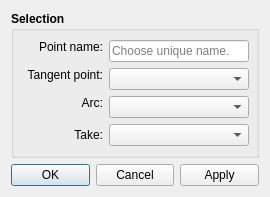
<?xml version="1.0" encoding="UTF-8"?>
<ui version="4.0">
 <class>DialogPointFromArcAndTangent</class>
 <widget class="QDialog" name="DialogPointFromArcAndTangent">
  <property name="geometry">
   <rect>
    <x>0</x>
    <y>0</y>
    <width>270</width>
    <height>187</height>
   </rect>
  </property>
  <property name="minimumSize">
   <size>
    <width>270</width>
    <height>0</height>
   </size>
  </property>
  <property name="windowTitle">
   <string>Point - Intersect Arc and Tangent</string>
  </property>
  <property name="windowIcon">
   <iconset resource="../../../vmisc/share/resources/icon.qrc">
    <normaloff>:/icon/64x64/icon64x64.png</normaloff>:/icon/64x64/icon64x64.png</iconset>
  </property>
  <layout class="QVBoxLayout" name="verticalLayout">
   <item>
    <widget class="QGroupBox" name="selection_GroupBox">
     <property name="font">
      <font>
       <pointsize>9</pointsize>
       <weight>75</weight>
       <bold>true</bold>
      </font>
     </property>
     <property name="title">
      <string>Selection</string>
     </property>
     <layout class="QVBoxLayout" name="verticalLayout_2">
      <item>
       <layout class="QFormLayout" name="formLayout">
        <property name="fieldGrowthPolicy">
         <enum>QFormLayout::ExpandingFieldsGrow</enum>
        </property>
        <item row="0" column="0">
         <widget class="QLabel" name="labelEditNamePoint">
          <property name="sizePolicy">
           <sizepolicy hsizetype="Fixed" vsizetype="Fixed">
            <horstretch>0</horstretch>
            <verstretch>0</verstretch>
           </sizepolicy>
          </property>
          <property name="minimumSize">
           <size>
            <width>80</width>
            <height>0</height>
           </size>
          </property>
          <property name="font">
           <font>
            <pointsize>9</pointsize>
            <weight>50</weight>
            <bold>false</bold>
           </font>
          </property>
          <property name="text">
           <string>Point name:</string>
          </property>
          <property name="alignment">
           <set>Qt::AlignRight|Qt::AlignTrailing|Qt::AlignVCenter</set>
          </property>
         </widget>
        </item>
        <item row="0" column="1">
         <widget class="QLineEdit" name="lineEditNamePoint">
          <property name="sizePolicy">
           <sizepolicy hsizetype="Expanding" vsizetype="Fixed">
            <horstretch>0</horstretch>
            <verstretch>0</verstretch>
           </sizepolicy>
          </property>
          <property name="minimumSize">
           <size>
            <width>140</width>
            <height>0</height>
           </size>
          </property>
          <property name="font">
           <font>
            <pointsize>9</pointsize>
            <weight>50</weight>
            <bold>false</bold>
           </font>
          </property>
          <property name="toolTip">
           <string>Unique name</string>
          </property>
          <property name="placeholderText">
           <string>Choose unique name.</string>
          </property>
         </widget>
        </item>
        <item row="1" column="0">
         <widget class="QLabel" name="labelTangentPoint">
          <property name="sizePolicy">
           <sizepolicy hsizetype="Expanding" vsizetype="Fixed">
            <horstretch>0</horstretch>
            <verstretch>0</verstretch>
           </sizepolicy>
          </property>
          <property name="minimumSize">
           <size>
            <width>80</width>
            <height>0</height>
           </size>
          </property>
          <property name="font">
           <font>
            <pointsize>9</pointsize>
            <weight>50</weight>
            <bold>false</bold>
           </font>
          </property>
          <property name="text">
           <string>Tangent point:</string>
          </property>
          <property name="alignment">
           <set>Qt::AlignRight|Qt::AlignTrailing|Qt::AlignVCenter</set>
          </property>
         </widget>
        </item>
        <item row="1" column="1">
         <widget class="QComboBox" name="comboBoxTangentPoint">
          <property name="sizePolicy">
           <sizepolicy hsizetype="Expanding" vsizetype="Fixed">
            <horstretch>0</horstretch>
            <verstretch>0</verstretch>
           </sizepolicy>
          </property>
          <property name="minimumSize">
           <size>
            <width>140</width>
            <height>0</height>
           </size>
          </property>
          <property name="font">
           <font>
            <pointsize>9</pointsize>
            <weight>50</weight>
            <bold>false</bold>
           </font>
          </property>
         </widget>
        </item>
        <item row="2" column="0">
         <widget class="QLabel" name="labelArc">
          <property name="sizePolicy">
           <sizepolicy hsizetype="Expanding" vsizetype="Fixed">
            <horstretch>0</horstretch>
            <verstretch>0</verstretch>
           </sizepolicy>
          </property>
          <property name="minimumSize">
           <size>
            <width>80</width>
            <height>0</height>
           </size>
          </property>
          <property name="font">
           <font>
            <pointsize>9</pointsize>
            <weight>50</weight>
            <bold>false</bold>
           </font>
          </property>
          <property name="text">
           <string>Arc:</string>
          </property>
          <property name="alignment">
           <set>Qt::AlignRight|Qt::AlignTrailing|Qt::AlignVCenter</set>
          </property>
         </widget>
        </item>
        <item row="2" column="1">
         <widget class="QComboBox" name="comboBoxArc">
          <property name="sizePolicy">
           <sizepolicy hsizetype="Expanding" vsizetype="Fixed">
            <horstretch>0</horstretch>
            <verstretch>0</verstretch>
           </sizepolicy>
          </property>
          <property name="minimumSize">
           <size>
            <width>140</width>
            <height>0</height>
           </size>
          </property>
          <property name="font">
           <font>
            <pointsize>9</pointsize>
            <weight>50</weight>
            <bold>false</bold>
           </font>
          </property>
         </widget>
        </item>
        <item row="3" column="0">
         <widget class="QLabel" name="label">
          <property name="minimumSize">
           <size>
            <width>80</width>
            <height>0</height>
           </size>
          </property>
          <property name="font">
           <font>
            <pointsize>9</pointsize>
            <weight>50</weight>
            <bold>false</bold>
           </font>
          </property>
          <property name="text">
           <string>Take:</string>
          </property>
          <property name="alignment">
           <set>Qt::AlignRight|Qt::AlignTrailing|Qt::AlignVCenter</set>
          </property>
         </widget>
        </item>
        <item row="3" column="1">
         <widget class="QComboBox" name="comboBoxResult">
          <property name="sizePolicy">
           <sizepolicy hsizetype="Expanding" vsizetype="Fixed">
            <horstretch>0</horstretch>
            <verstretch>0</verstretch>
           </sizepolicy>
          </property>
          <property name="minimumSize">
           <size>
            <width>140</width>
            <height>0</height>
           </size>
          </property>
          <property name="font">
           <font>
            <pointsize>9</pointsize>
            <weight>50</weight>
            <bold>false</bold>
           </font>
          </property>
         </widget>
        </item>
       </layout>
      </item>
     </layout>
    </widget>
   </item>
   <item>
    <spacer name="verticalSpacer">
     <property name="orientation">
      <enum>Qt::Vertical</enum>
     </property>
     <property name="sizeHint" stdset="0">
      <size>
       <width>20</width>
       <height>40</height>
      </size>
     </property>
    </spacer>
   </item>
   <item>
    <widget class="QDialogButtonBox" name="buttonBox">
     <property name="orientation">
      <enum>Qt::Horizontal</enum>
     </property>
     <property name="standardButtons">
      <set>QDialogButtonBox::Apply|QDialogButtonBox::Cancel|QDialogButtonBox::Ok</set>
     </property>
    </widget>
   </item>
  </layout>
 </widget>
 <resources>
  <include location="../../../vmisc/share/resources/icon.qrc"/>
 </resources>
 <connections>
  <connection>
   <sender>buttonBox</sender>
   <signal>accepted()</signal>
   <receiver>DialogPointFromArcAndTangent</receiver>
   <slot>accept()</slot>
   <hints>
    <hint type="sourcelabel">
     <x>248</x>
     <y>254</y>
    </hint>
    <hint type="destinationlabel">
     <x>157</x>
     <y>274</y>
    </hint>
   </hints>
  </connection>
  <connection>
   <sender>buttonBox</sender>
   <signal>rejected()</signal>
   <receiver>DialogPointFromArcAndTangent</receiver>
   <slot>reject()</slot>
   <hints>
    <hint type="sourcelabel">
     <x>316</x>
     <y>260</y>
    </hint>
    <hint type="destinationlabel">
     <x>286</x>
     <y>274</y>
    </hint>
   </hints>
  </connection>
 </connections>
</ui>
